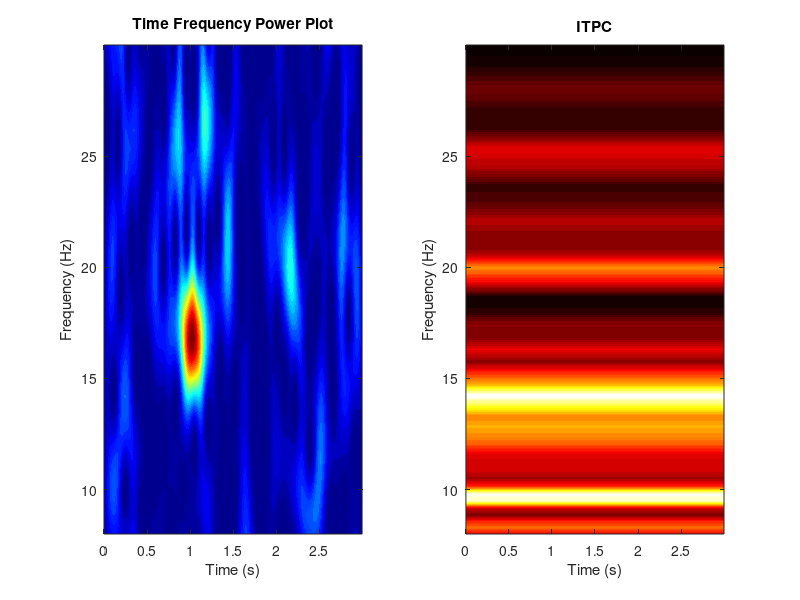

The MATLAB source for this figure:
clear 

%% Setup Parameters
srate = 1000;           % in Hz
wavelt = -2:1/srate:2;  % best practice to have 0 in the center of the wavelet

% Frequency parameters
min_freq = 8; % Hz
max_freq = 30; % Hz
num_freq = 40; % count
frex = logspace(log10(min_freq),log10(max_freq),num_freq);

% different wavelet widths (number of wavelet cycles)
range_cycles = [ 4 10 ];
nCycles = logspace(log10(range_cycles(1)),log10(range_cycles(end)),num_freq);

% time vector
pnts   = 3000;
times = (0:pnts-1)/srate;


%% transient oscillations w/ Gaussian

% Gaussian and sine parameters
peaktime = 1; % seconds
width    = .12;
sinefreq = 17; % for sine wave

% create Gaussian taper
gaus = exp( -(times-peaktime).^2 / (2*width^2) );

% trial-unique sine wave
cosw = cos(2*pi*sinefreq*times);
        
data = randn(1,3000) + 0.5*(cosw .* gaus);

%% Initialise loops

dataR = reshape(data,1,[]);

% Initialise the time frequency matrix 
%(number of frequencies by the length of the time vector)
tf = zeros(num_freq, length(data));

% Initialise the ITPC matrix 
%(number of frequencies by the length of the time vector)
itpc = zeros(num_freq, length(data));

% N's for convolution
nData = length(dataR);
nKern = length(wavelt);
nConv = nData + nKern - 1;
halfK = floor(nKern/2);

% FFT for data
dataX = fft(dataR, nConv);

for fi=1:num_freq

    % create wavelet and get its FFT
    s = nCycles(fi)/(2*pi*frex(fi));
    cmw = exp(2*1i*pi*frex(fi).*wavelt) .* exp(-wavelt.^2./(2*s^2)); % Morlet Wavelet

    kernel = fft(cmw, nConv);

    % max-value normalize the spectrum of the wavelet
    kernel = kernel ./ max(kernel); 

    % Convolve
    as = ifft(dataX.*kernel);
    as = as(halfK+1:end-halfK);
    %as = reshape(as, length(data),[]); 

    %Compute time frequency power
    tf(fi,:) = tf(fi,:) + abs(as).^2;

    % compute ITPC
    itpc(fi,:) = itpc(fi,:) + abs(mean(exp(1i*angle(as)),2));

end


%% Plotting 

% Time Axis Setup
timeAxis = (0:length(data)-1)/srate;

figure(1), clf

%Time Frequency Power Plot
s1 = subplot(121);
contourf(timeAxis,frex,tf,40,'linecolor','none')
%conofinf('morl',dataR,length(data),data(1:1594),'plot');
xlabel('Time (s)'), ylabel('Frequency (Hz)'), title("Time Frequency Power Plot")
colormap(s1,jet);

% ITPC Plot
s2 = subplot(122);
contourf(timeAxis,frex,itpc,40,'linecolor','none')
xlabel('Time (s)'), ylabel('Frequency (Hz)'), title("ITPC")
colormap(s2,hot);